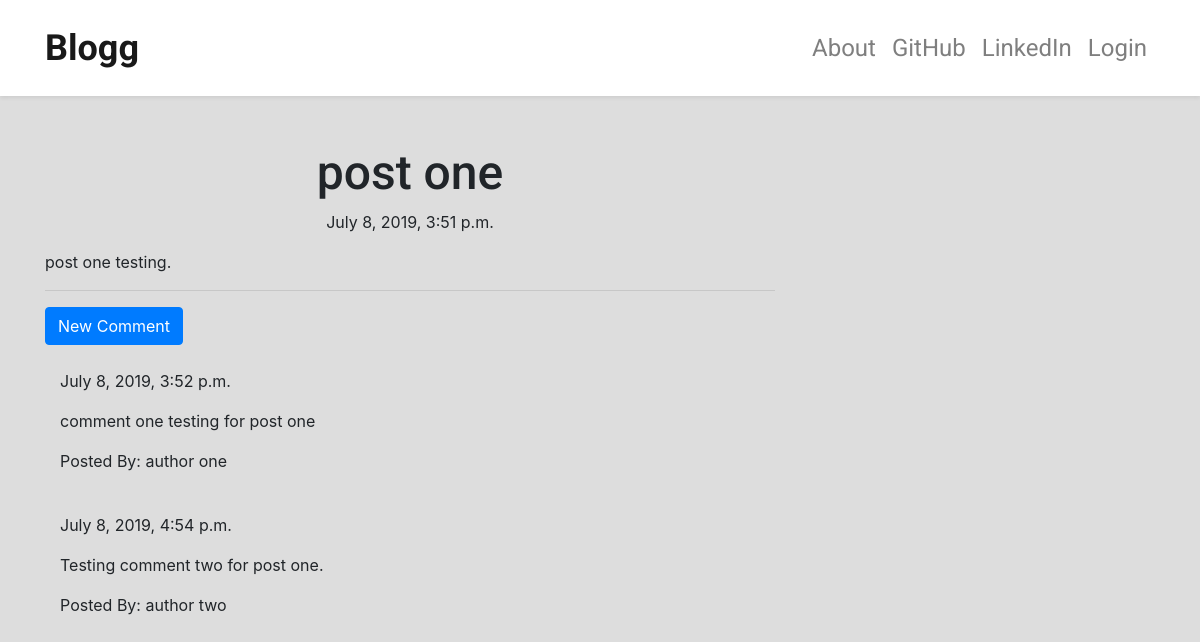
The app's page /post/4 with its own data.
### blog/models.py (models this page shows, shortened)
class Post(models.Model):
    author = models.ForeignKey('auth.User', on_delete=models.CASCADE)
    title = models.CharField(max_length=200)
    text = models.TextField()
    create_date = models.DateTimeField(default=timezone.now)
    published_date = models.DateTimeField(blank=True, null=True)

class Comment(models.Model):
    post = models.ForeignKey('blog.Post', related_name='comments', on_delete=models.CASCADE)
    author = models.CharField(max_length=200)
    text = models.TextField()
    create_date = models.DateTimeField(default=timezone.now)
    approved_comment = models.BooleanField(default=False)

### blog/views.py (the view)
# urls.py: re_path(r'^post/(?P<pk>\d+)$', views.PostDetailView.as_view(), name='post_detail'),
class PostDetailView(DetailView):
    model = Post

### blog/templates/blog/post_detail.html (shortened to what this page needs)
{% extends 'blog/base.html' %}
{% block content %}
  <h1 class="posttitle">{{ post.title }}</h1>
  {% if post.published_date %}
    <div class="post postdate">{{ post.published_date }}</div>
  {% else %}
    <a class="btn btn-primary" href="{% url 'post_publish' pk=post.pk %}">Publish</a>
  {% endif %}
  <p class="postcontent">{{ post.text|safe|linebreaksbr }}</p>
  <hr class="mt-1 mb-3">
  <a class="btn btn-primary btn-comment" href="{% url 'add_comment_to_post' pk=post.pk %}">New Comment</a>
  <div class="container">
    {% for comment in post.comments.all %}
      <br>
      {% if user.is_authenticated or comment.approved_comment %}
        {{ comment.create_date }}
        <p>{{ comment.text|safe|linebreaksbr }}</p>
        <p>Posted By: {{ comment.author }}</p>
      {% endif %}
      {% empty %}
      <p>No comments on this post</p>
    {% endfor %}
  </div>
{% endblock %}

### blog/static/css/blog.css (style rules this page uses)
body { background:#ddd; }
.postdate { text-align: center; }
.posttitle { font-family: 'Roboto', sans-serif; font-size: 3em; text-align: center; }
.postcontent { font-family: monospace; font-size: 1.5em; }

### records on screen
Post: title "post one", published_date "July 8, 2019, 3:51 p.m.", text "post one testing."
Comment: create_date "July 8, 2019, 3:52 p.m.", text "comment one testing for post one", author "author one"
Comment: create_date "July 8, 2019, 4:54 p.m.", text "Testing comment two for post one.", author "author two"
